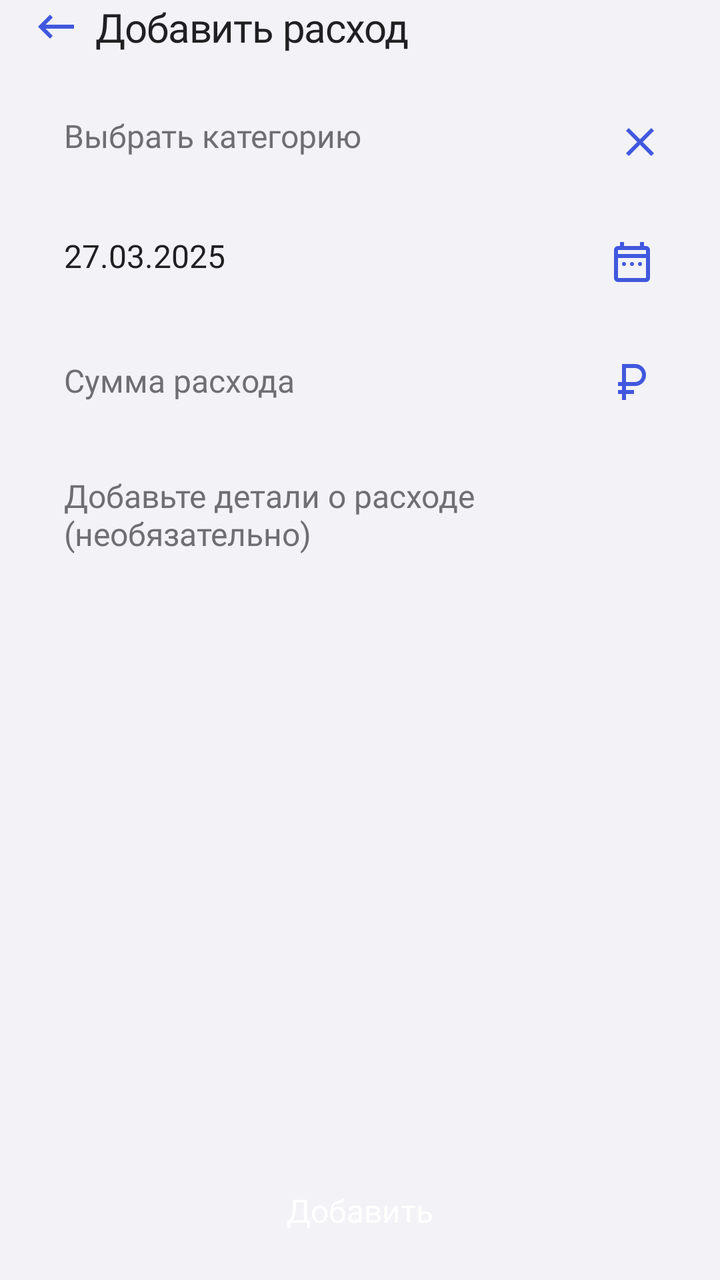
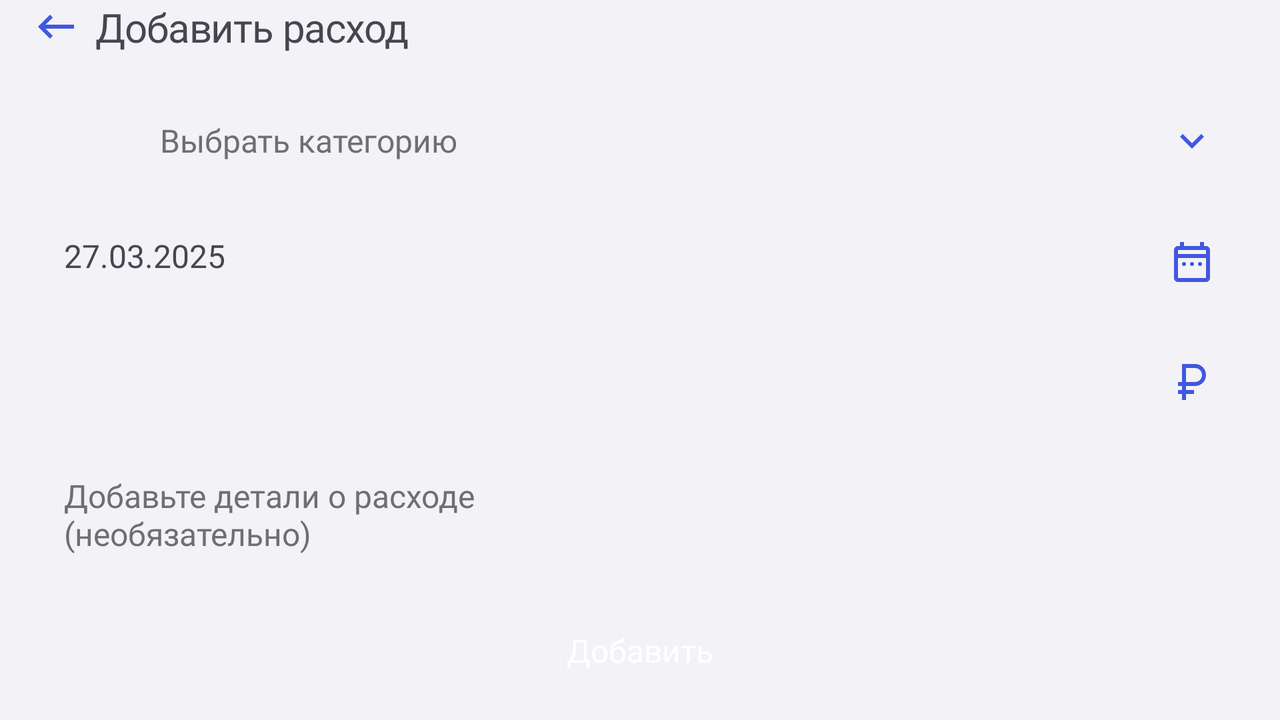

Compare how this app lays out the same screen by default and in its alternative resource folder. The renders come first, then the two layout files and the values they reference.
<!-- AndroidManifest.xml: application theme Theme.Tratometr -->
<!-- res/layout/fragment_create_expense.xml -->
<?xml version="1.0" encoding="utf-8"?>
<LinearLayout xmlns:android="http://schemas.android.com/apk/res/android"
    xmlns:tools="http://schemas.android.com/tools"
    xmlns:app="http://schemas.android.com/apk/res-auto"
    android:id="@+id/main"
    android:layout_width="match_parent"
    android:layout_height="match_parent"
    android:orientation="vertical"
    tools:context=".expenses.ui.fragment.CreateExpenseFragment">

    <TextView
        android:id="@+id/tv_title"
        style="@style/AppTextH1"
        android:layout_width="wrap_content"
        android:layout_height="wrap_content"
        android:layout_marginStart="16dp"
        app:drawableStartCompat="@drawable/ic_arrows_back"
        android:drawablePadding="8dp"
        android:textColor="?attr/appTextPrimary"
        android:text="@string/add_expense"/>

    <FrameLayout
        android:layout_width="match_parent"
        android:layout_height="wrap_content"
        android:animateLayoutChanges="true"
        android:layout_marginTop="@dimen/text_size_20">

        <AutoCompleteTextView
            android:id="@+id/actv_category"
            style="@style/AppEditTextPrimary"
            android:layout_width="match_parent"
            android:layout_height="wrap_content"
            android:layout_marginHorizontal="@dimen/size_16dp"
            android:background="@drawable/card_background_selector"
            android:dropDownVerticalOffset="@dimen/size_12dp"
            android:dropDownHeight="312dp"
            android:hint="@string/hint_text_category"
            android:inputType="textCapSentences"
            android:paddingVertical="12dp"
            android:paddingStart="16dp"
            android:paddingEnd="@dimen/size_48dp"
            android:popupBackground="@drawable/auto_complete_list"
            android:textColor="?attr/appTextPrimary" />

        <ImageView
            android:id="@+id/iv_icon"
            android:layout_width="32dp"
            android:layout_height="32dp"
            android:background="@drawable/circle_icons"
            android:padding="6dp"
            android:src="@drawable/ic_custom_cat_07"
            tools:ignore="contentDescription"
            android:layout_gravity="center_vertical|start"
            android:layout_marginStart="@dimen/size_32dp"
            app:tint="@color/cards"
            android:visibility="gone"/>

        <ImageView
            android:id="@+id/iv_clear"
            android:layout_width="@dimen/size_48dp"
            android:layout_height="@dimen/size_48dp"
            android:padding="12dp"
            android:layout_marginEnd="@dimen/size_16dp"
            android:src="@drawable/ic_close"
            tools:ignore="contentDescription"
            android:layout_gravity="center_vertical|end"/>
    </FrameLayout>

    <TextView
        android:id="@+id/category_error"
        style="@style/AppTextSecondary"
        android:textColor="?attr/appErrorColor"
        android:layout_width="wrap_content"
        android:layout_height="wrap_content"
        android:layout_marginStart="@dimen/size_32dp"
        android:layout_marginEnd="@dimen/size_16dp"
        android:layout_marginTop="2dp"
        android:text="@string/category_error"
        android:visibility="gone"/>


    <TextView
        android:id="@+id/tv_date"
        style="@style/AppTextPrimary"
        android:textColor="?attr/appTextPrimary"
        android:layout_width="match_parent"
        android:layout_height="wrap_content"
        android:background="@drawable/card_background_selector"
        android:layout_marginHorizontal="@dimen/size_16dp"
        android:layout_marginTop="@dimen/size_12dp"
        android:paddingHorizontal="@dimen/size_16dp"
        android:paddingVertical="12dp"
        tools:text="27.03.2025"
        app:drawableEndCompat="@drawable/ic_calendar"/>

    <EditText
        android:id="@+id/et_amount"
        style="@style/AppEditTextPrimary"
        android:textColor="?attr/appTextPrimary"
        android:layout_width="match_parent"
        android:layout_height="wrap_content"
        android:layout_marginHorizontal="@dimen/size_16dp"
        android:layout_marginTop="@dimen/size_12dp"
        android:background="@drawable/card_background_selector"
        android:importantForAutofill="no"
        android:inputType="numberDecimal"
        android:paddingHorizontal="@dimen/size_16dp"
        android:paddingVertical="12dp"
        android:hint="@string/amount_hints"
        app:drawableEndCompat="@drawable/ic_currency_ruble" />

    <TextView
        android:id="@+id/amount_error"
        style="@style/AppTextSecondary"
        android:textColor="?attr/appErrorColor"
        android:layout_width="wrap_content"
        android:layout_height="wrap_content"
        android:layout_marginStart="@dimen/size_32dp"
        android:layout_marginEnd="@dimen/size_16dp"
        android:layout_marginTop="2dp"
        android:text="@string/amount_error"
        android:visibility="gone"/>

    <EditText
        android:id="@+id/et_description"
        style="@style/AppEditTextPrimary"
        android:layout_width="match_parent"
        android:layout_height="120dp"
        android:layout_marginHorizontal="@dimen/size_16dp"
        android:layout_marginTop="@dimen/size_12dp"
        android:background="@drawable/card_background_selector"
        android:gravity="start|top"
        android:hint="@string/description"
        android:importantForAutofill="no"
        android:inputType="textMultiLine"
        android:maxLines="3"
        android:overScrollMode="always"
        android:paddingHorizontal="@dimen/size_16dp"
        android:paddingVertical="12dp"
        android:textColor="?attr/appTextPrimary" />

    <View
        android:id="@+id/separator"
        android:layout_width="1dp"
        android:layout_height="0dp"
        android:layout_weight="1"/>

    <TextView
        android:id="@+id/btn_action"
        style="@style/AppTextH2"
        android:layout_width="match_parent"
        android:layout_height="wrap_content"
        android:background="@drawable/btn_background_selector"
        android:layout_marginHorizontal="@dimen/size_16dp"
        android:layout_marginVertical="@dimen/size_12dp"
        android:gravity="center"
        android:text="@string/btn_add"
        android:textColor="@color/button_text"
        android:paddingVertical="@dimen/size_12dp"
        android:enabled="false"/>

</LinearLayout>
<!-- resources referenced by this layout -->
<resources>
  <color name="button_text">#FFFFFF</color>
  <color name="cards">#FFFFFF</color>
  <dimen name="size_12dp">12dp</dimen>
  <dimen name="size_16dp">16dp</dimen>
  <dimen name="size_32dp">32dp</dimen>
  <dimen name="size_48dp">48dp</dimen>
  <dimen name="text_size_20">20sp</dimen>
  <string name="add_expense">Добавить расход</string>
  <string name="amount_error">Число 0.01 - 999 999 999 999 999</string>
  <string name="amount_hints">Сумма расхода</string>
  <string name="btn_add">Добавить</string>
  <string name="category_error">Нет такой категории</string>
  <string name="description">Добавьте детали о расходе\n(необязательно)</string>
  <string name="hint_text_category">Выбрать категорию</string>
  <style name="AppEditTextPrimary" parent="AppTextPrimary">
          <item name="android:textColorHint">?attr/appTextSecondary</item>
          <item name="android:textCursorDrawable">@drawable/blue_cursor</item>
      </style>
  <style name="AppTextH1">
          <item name="android:fontFamily">@font/manrope_weight600_semibold</item>
          <item name="android:textSize">@dimen/text_size_20</item>
          <item name="android:textAllCaps">false</item>
          <item name="android:letterSpacing">-0.02</item>
      </style>
  <style name="AppTextH2">
          <item name="android:fontFamily">@font/manrope_weight600_semibold</item>
          <item name="android:textSize">@dimen/text_size_16</item>
          <item name="android:textAllCaps">false</item>
          <item name="android:letterSpacing">0</item>
      </style>
  <style name="AppTextSecondary">
          <item name="android:fontFamily">@font/manrope_weight400_regular</item>
          <item name="android:textSize">@dimen/text_size_14</item>
          <item name="android:textAllCaps">false</item>
          <item name="android:letterSpacing">0</item>
      </style>
  <style name="Theme.Tratometr" parent="Base.Theme.Tratometr" />
  <!-- drawable blue_cursor (drawable) -->
  <?xml version="1.0" encoding="utf-8"?>
  <shape xmlns:android="http://schemas.android.com/apk/res/android"
      android:shape="rectangle" >
      <size android:width="1dp"
          android:height="14dp"/>
      <solid android:color="?attr/appAccentColor" />
      <corners android:radius="1dp"/>
  </shape>
  <dimen name="text_size_16">16sp</dimen>
  <dimen name="text_size_14">14sp</dimen>
  <color name="background">#F2F2F7</color>
  <color name="text_primary">#202022</color>
  <color name="text_secondary">#6E6E73</color>
  <color name="dividers">#D1D1D6</color>
  <color name="dark_cards">#202022</color>
  <color name="not_active">#A1A1A6</color>
  <color name="error">#D92D20</color>
  <color name="accented">#4158DE</color>
  <color name="category_ic_background">#ABBAEF</color>
  <style name="AppTimePicker.Clock" parent="Widget.Material3.MaterialTimePicker.Clock">
          <item name="clockFaceBackgroundColor">?attr/appDividers</item>
          <item name="clockHandColor">?attr/appAccentColor</item>
      </style>
  <style name="AppTimePicker.Background" parent="Widget.Material3.MaterialTimePicker">
          <item name="backgroundTint">?attr/appCardBackground</item>
      </style>
  <style name="AppTimePicker.Title" parent="TextAppearance.Material3.MaterialTimePicker.Title">
          <item name="android:textAppearance">@style/AppTextH2</item>
          <item name="android:textColor">?attr/appTextPrimary</item>
      </style>
  <style name="AppTimePicker.ImageButton" parent="Widget.Material3.MaterialTimePicker.ImageButton">
          <item name="iconTint">?attr/appCardText</item>
      </style>
  <style name="AppTimePicker.Dividers" parent="Widget.Material3.MaterialTimePicker.Display.Divider">
          <item name="android:textColor">?attr/appTextPrimary</item>
      </style>
  <style name="AppTimePicker.Chips" parent="Widget.Material3.MaterialTimePicker.Display">
          <item name="android:textColor">?attr/appTextPrimary</item>
          <item name="chipBackgroundColor">@color/timepicker_time_container</item>
          <item name="android:clickable">false</item>
      </style>
  <!-- some entries are left out for length -->
</resources>
<!-- res/layout-land/fragment_create_expense.xml (the repository's variant of the layout above) -->
<!-- drawn on the phone turned sideways -->
<?xml version="1.0" encoding="utf-8"?>
<LinearLayout xmlns:android="http://schemas.android.com/apk/res/android"
    xmlns:tools="http://schemas.android.com/tools"
    xmlns:app="http://schemas.android.com/apk/res-auto"
    android:id="@+id/main"
    android:layout_width="match_parent"
    android:layout_height="match_parent"
    android:orientation="vertical"
    tools:context=".expenses.ui.fragment.CreateExpenseFragment">

    <TextView
        android:id="@+id/tv_title"
        android:layout_width="wrap_content"
        android:layout_height="wrap_content"
        android:text="@string/add_expense"
        android:layout_marginStart="16dp"
        app:drawableStartCompat="@drawable/ic_arrows_back"
        android:drawablePadding="8dp"
        style="@style/AppTextH1"/>

    <FrameLayout
        android:layout_width="match_parent"
        android:layout_height="wrap_content"
        android:layout_marginTop="@dimen/text_size_20">

        <AutoCompleteTextView
            android:id="@+id/actv_category"
            style="@style/AppEditTextPrimary"
            android:layout_width="match_parent"
            android:layout_height="wrap_content"
            android:layout_marginHorizontal="@dimen/size_16dp"
            android:paddingEnd="@dimen/size_16dp"
            android:paddingVertical="12dp"
            android:paddingStart="64dp"
            android:hint="@string/hint_text_category"
            android:inputType="textCapSentences"
            android:background="@drawable/card_background_selector"
            android:popupBackground="@drawable/auto_complete_list"
            app:drawableEndCompat="@drawable/ic_arrows_dropdown"
            android:drawablePadding="10dp"/>

        <ImageView
            android:id="@+id/iv_icon"
            android:layout_width="wrap_content"
            android:layout_height="wrap_content"
            android:background="@drawable/circle_icons"
            android:padding="8dp"
            android:src="@drawable/ic_custom_cat_07"
            tools:ignore="contentDescription"
            android:layout_gravity="center_vertical|start"
            android:layout_marginStart="@dimen/size_32dp"
            app:tint="@color/cards"
            android:visibility="gone"/>
    </FrameLayout>

    <TextView
        android:id="@+id/tv_date"
        style="@style/AppTextPrimary"
        android:layout_width="match_parent"
        android:layout_height="wrap_content"
        android:background="@drawable/card_background_selector"
        android:layout_marginHorizontal="@dimen/size_16dp"
        android:layout_marginTop="@dimen/size_12dp"
        android:paddingHorizontal="@dimen/size_16dp"
        android:paddingVertical="12dp"
        tools:text="27.03.2025"
        app:drawableEndCompat="@drawable/ic_calendar"/>

    <EditText
        android:id="@+id/et_amount"
        style="@style/AppEditTextPrimary"
        android:layout_width="match_parent"
        android:layout_height="wrap_content"
        android:background="@drawable/card_background_selector"
        android:layout_marginHorizontal="@dimen/size_16dp"
        android:layout_marginTop="@dimen/size_12dp"
        android:importantForAutofill="no"
        android:inputType="numberDecimal"
        android:paddingHorizontal="@dimen/size_16dp"
        android:paddingVertical="12dp"
        app:drawableEndCompat="@drawable/ic_currency_ruble"/>

    <EditText
        android:id="@+id/et_description"
        style="@style/AppEditTextPrimary"
        android:layout_width="match_parent"
        android:layout_height="wrap_content"
        android:background="@drawable/card_background_selector"
        android:layout_marginHorizontal="@dimen/size_16dp"
        android:layout_marginTop="@dimen/size_12dp"
        android:importantForAutofill="no"
        android:inputType="textMultiLine"
        android:maxLines="3"
        android:overScrollMode="always"
        android:paddingHorizontal="@dimen/size_16dp"
        android:paddingVertical="12dp"
        android:hint="@string/description"
        android:gravity="start|top"/>

    <View
        android:layout_width="1dp"
        android:layout_height="0dp"
        android:layout_weight="1"/>

    <TextView
        android:id="@+id/btn_save"
        style="@style/AppTextH2"
        android:layout_width="match_parent"
        android:layout_height="wrap_content"
        android:background="@drawable/btn_background_selector"
        android:layout_marginHorizontal="@dimen/size_16dp"
        android:layout_marginBottom="@dimen/size_12dp"
        android:gravity="center"
        android:text="@string/btn_add"
        android:textColor="@color/button_text"
        android:paddingVertical="@dimen/size_12dp"
        android:enabled="false"/>

</LinearLayout>
<!-- resources referenced by the variant -->
<!-- as the phone turned sideways resolves them -->
<resources>
  <color name="button_text">#FFFFFF</color>
  <color name="cards">#FFFFFF</color>
  <dimen name="size_12dp">12dp</dimen>
  <dimen name="size_16dp">16dp</dimen>
  <dimen name="size_32dp">32dp</dimen>
  <dimen name="text_size_20">20sp</dimen>
  <string name="add_expense">Добавить расход</string>
  <string name="btn_add">Добавить</string>
  <string name="description">Добавьте детали о расходе\n(необязательно)</string>
  <string name="hint_text_category">Выбрать категорию</string>
  <style name="AppEditTextPrimary" parent="AppTextPrimary">
          <item name="android:textColorHint">?attr/appTextSecondary</item>
          <item name="android:textCursorDrawable">@drawable/blue_cursor</item>
      </style>
  <style name="AppTextH1">
          <item name="android:fontFamily">@font/manrope_weight600_semibold</item>
          <item name="android:textSize">@dimen/text_size_20</item>
          <item name="android:textAllCaps">false</item>
          <item name="android:letterSpacing">-0.02</item>
      </style>
  <style name="AppTextH2">
          <item name="android:fontFamily">@font/manrope_weight600_semibold</item>
          <item name="android:textSize">@dimen/text_size_16</item>
          <item name="android:textAllCaps">false</item>
          <item name="android:letterSpacing">0</item>
      </style>
  <style name="AppTextPrimary">
          <item name="android:fontFamily">@font/manrope_weight400_regular</item>
          <item name="android:textSize">@dimen/text_size_16</item>
          <item name="android:textAllCaps">false</item>
          <item name="android:letterSpacing">0</item>
          <item name="android:includeFontPadding">false</item>
      </style>
  <style name="Theme.Tratometr" parent="Base.Theme.Tratometr" />
  <!-- drawable blue_cursor (drawable) -->
  <?xml version="1.0" encoding="utf-8"?>
  <shape xmlns:android="http://schemas.android.com/apk/res/android"
      android:shape="rectangle" >
      <size android:width="1dp"
          android:height="14dp"/>
      <solid android:color="?attr/appAccentColor" />
      <corners android:radius="1dp"/>
  </shape>
  <dimen name="text_size_16">16sp</dimen>
  <color name="background">#F2F2F7</color>
  <color name="text_primary">#202022</color>
  <color name="text_secondary">#6E6E73</color>
  <color name="dividers">#D1D1D6</color>
  <color name="dark_cards">#202022</color>
  <color name="not_active">#A1A1A6</color>
  <color name="error">#D92D20</color>
  <color name="accented">#4158DE</color>
  <color name="category_ic_background">#ABBAEF</color>
  <style name="AppTimePicker.Clock" parent="Widget.Material3.MaterialTimePicker.Clock">
          <item name="clockFaceBackgroundColor">?attr/appDividers</item>
          <item name="clockHandColor">?attr/appAccentColor</item>
      </style>
  <style name="AppTimePicker.Background" parent="Widget.Material3.MaterialTimePicker">
          <item name="backgroundTint">?attr/appCardBackground</item>
      </style>
  <style name="AppTimePicker.Title" parent="TextAppearance.Material3.MaterialTimePicker.Title">
          <item name="android:textAppearance">@style/AppTextH2</item>
          <item name="android:textColor">?attr/appTextPrimary</item>
      </style>
  <style name="AppTimePicker.ImageButton" parent="Widget.Material3.MaterialTimePicker.ImageButton">
          <item name="iconTint">?attr/appCardText</item>
      </style>
  <style name="AppTimePicker.Dividers" parent="Widget.Material3.MaterialTimePicker.Display.Divider">
          <item name="android:textColor">?attr/appTextPrimary</item>
      </style>
  <style name="AppTimePicker.Chips" parent="Widget.Material3.MaterialTimePicker.Display">
          <item name="android:textColor">?attr/appTextPrimary</item>
          <item name="chipBackgroundColor">@color/timepicker_time_container</item>
          <item name="android:clickable">false</item>
      </style>
  <!-- some entries are left out for length -->
</resources>
